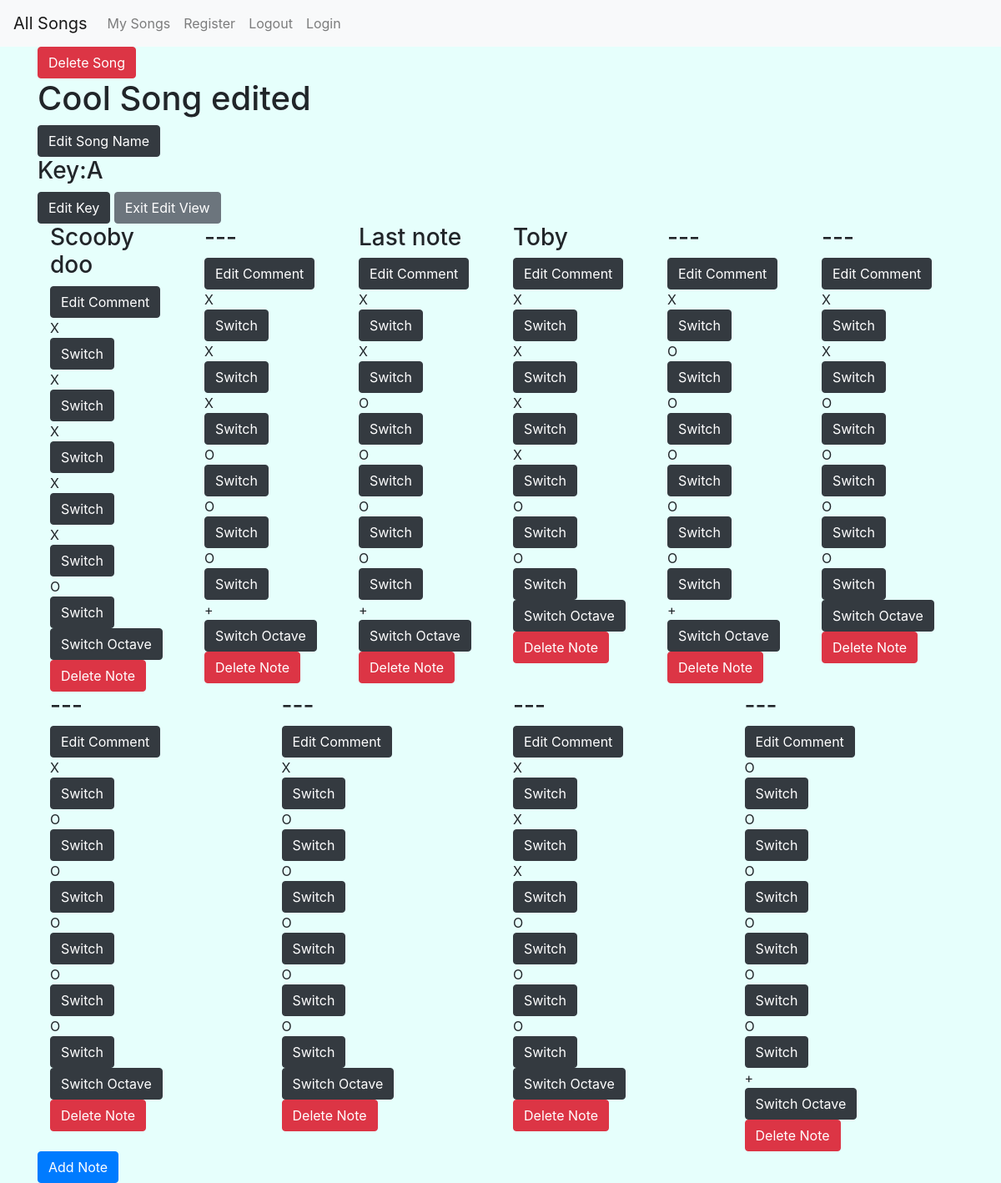
/edit/5/ (signed in), run on the app's committed database.
### tabs/models.py (models this page shows, shortened)
class Song(models.Model):
    user = models.ForeignKey(User, on_delete=models.SET_NULL, null=True)
    name = models.CharField(max_length=20)
    key = models.CharField(max_length=2)

class Notes(models.Model):
    upper_octave = models.BooleanField(default=False)
    comment = models.CharField(max_length=50)
    hole_1 = models.BooleanField(default=False)
    hole_2 = models.BooleanField(default=False)
    hole_3 = models.BooleanField(default=False)
    hole_4 = models.BooleanField(default=False)
    hole_5 = models.BooleanField(default=False)
    hole_6 = models.BooleanField(default=False)
    song = models.ForeignKey(Song, on_delete=models.SET_NULL, null=True)

### tabs/views.py (the view)
# urls.py: path('edit/<int:pk>/', views.song_edit, name='edit'),
def song_edit(request, pk):
    current_user = request.user
    song = Song.objects.get(id=pk)
    notes = song.notes_set.all()
    if current_user != song.user:
        return redirect("/")
    context = {'notes': notes, 'song': song}
    return render(request, 'tabs/song_edit.html', context)

### tabs/templates/tabs/song_edit.html (shortened to what this page needs)
{% extends "tabs/base.html" %}
{% block body_block %}
    <a class= 'btn btn-danger' href="{% url 'delete_song' pk=song.pk  delete=False %}">Delete Song</a>
    <h1>{{ song.name }}</h1>
    <a class = 'btn btn-dark' href="{% url 'edit_name' pk=song.pk %}">Edit Song Name</a>
    <h3>Key:{{ song.key }}</h3>
    <a class = 'btn btn-dark' href="{% url 'edit_key' pk=song.pk %}">Edit Key</a>
    <a class = 'btn btn-secondary' href="{% url 'detail' pk=song.pk %}">Exit Edit View</a>
<div class="container">
    <div class="row align-items-start">
    {% for note in notes %}
        <div class="col">
            <h3>{{ note.comment }}</h3>
            <a class="btn btn-dark" href="{% url 'song_edit_comment' pk_song=song.pk pk_note=note.pk %}">Edit Comment</a>
            {% if note.hole_1 == True %}
            <div>X</div>
            {% else %}
            <div>O</div>
            {% endif %}
            <a class = 'btn btn-dark' href="{% url 'switch_note' pk_song=song.pk pk_note=note.pk hole_state=note.hole_1 hole_number=1%}">Switch</a>
            {% if note.hole_2 == True %}
            <div>X</div>
            {% else %}
            <div>O</div>
            {% endif %}
            <a class = 'btn btn-dark' href="{% url 'switch_note' pk_song=song.pk pk_note=note.pk hole_state=note.hole_2 hole_number=2%}">Switch</a>
            {% if note.hole_3 == True %}
            <div>X</div>
            {% else %}
            <div>O</div>
            {% endif %}
            <a class = 'btn btn-dark' href="{% url 'switch_note' pk_song=song.pk pk_note=note.pk hole_state=note.hole_3 hole_number=3%}">Switch</a>
            {% if note.hole_4 == True %}
            <div>X</div>
            {% else %}
            <div>O</div>
            {% endif %}
            <a class = 'btn btn-dark' href="{% url 'switch_note' pk_song=song.pk pk_note=note.pk hole_state=note.hole_4 hole_number=4%}">Switch</a>
            {% if note.hole_5 == True %}
            <div>X</div>
            {% else %}
            <div>O</div>
            {% endif %}
            <a class = 'btn btn-dark' href="{% url 'switch_note' pk_song=song.pk pk_note=note.pk hole_state=note.hole_5 hole_number=5%}">Switch</a>
            {% if note.hole_6 == True %}
            <div>X</div>
            {% else %}
            <div>O</div>
            {% endif %}
            <a class = 'btn btn-dark' href="{% url 'switch_note' pk_song=song.pk pk_note=note.pk hole_state=note.hole_6 hole_number=6%}">Switch</a>
            {% if note.upper_octave == True %}
            <div>+</div>
            {% else %}
            <div></div>
            {% endif %}
            <a class = 'btn btn-dark' href="{% url 'switch_note' pk_song=song.pk pk_note=note.pk hole_state=note.upper_octave hole_number=7%}">Switch Octave</a>
            <a class="btn btn-danger" href="{% url 'delete_note' pk=note.pk %}">Delete Note</a>
        </div>
    {% endfor %}
    </div>
</div>
    <a class="btn btn-primary" href="{% url 'add_note' pk=song.pk %}">Add Note</a>
{% endblock %}

### tabs/static/style/base.css (style rules this page uses)
:root { --color1: #e6fffc; --color2: #b8d1ff; --color3: #fff; --whistle-body: #575757; --primary-button: #0077ff; --dark-button: #2b2b2b; }
* { box-sizing: border-box; margin: 0; }
body { background-color: var(--color1); }

### data on the page
Song: name "Cool Song edited", key "A"
Notes: comment "Scooby doo", hole_1 "X", hole_2 "X", hole_3 "X", hole_4 "X", hole_5 "X", hole_6 "O"
Notes: comment "---", hole_1 "X", hole_2 "X", hole_3 "X", hole_4 "O", hole_5 "O", hole_6 "O"
Notes: comment "Last note", hole_1 "X", hole_2 "X", hole_3 "O", hole_4 "O", hole_5 "O", hole_6 "O"
Notes: comment "Toby", hole_1 "X", hole_2 "X", hole_3 "X", hole_4 "X", hole_5 "O", hole_6 "O"
Notes: comment "---", hole_1 "X", hole_2 "O", hole_3 "O", hole_4 "O", hole_5 "O", hole_6 "O"
Notes: comment "---", hole_1 "X", hole_2 "X", hole_3 "O", hole_4 "O", hole_5 "O", hole_6 "O"
Notes: comment "---", hole_1 "X", hole_2 "O", hole_3 "O", hole_4 "O", hole_5 "O", hole_6 "O"
Notes: comment "---", hole_1 "X", hole_2 "O", hole_3 "O", hole_4 "O", hole_5 "O", hole_6 "O"
Notes: comment "---", hole_1 "X", hole_2 "X", hole_3 "X", hole_4 "O", hole_5 "O", hole_6 "O"
Notes: comment "---", hole_1 "O", hole_2 "O", hole_3 "O", hole_4 "O", hole_5 "O", hole_6 "O"
